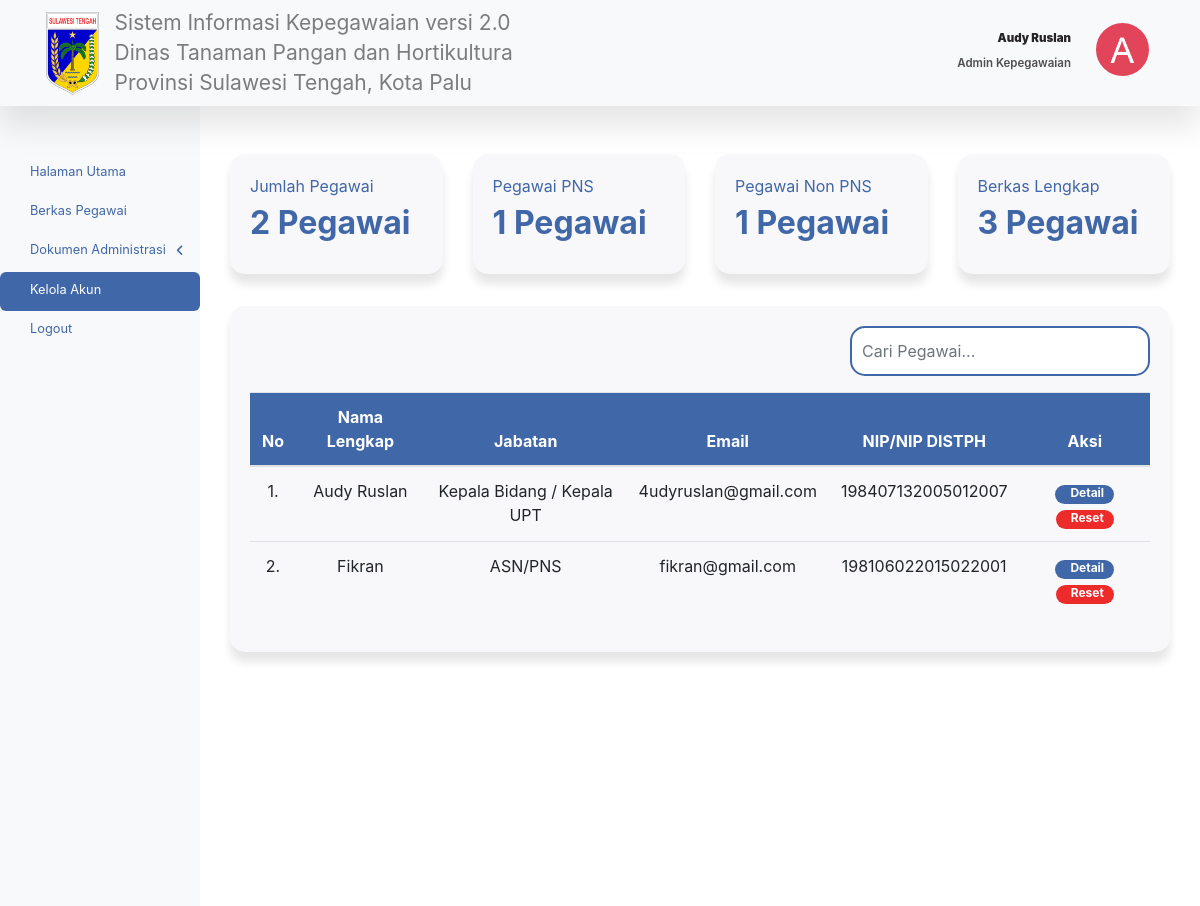
/kelola-akun.php (signed in), run on the app's committed database.
### tables this page shows
CREATE TABLE `tb_role` (
  `role_id` int(11) NOT NULL,
  `role` varchar(50) NOT NULL
);

CREATE TABLE `tb_pegawai` (
  `pegawai_id` int(11) NOT NULL,
  `role_id` int(11) NOT NULL,
  `jabatan_id` int(11) NOT NULL,
  `nama_lengkap` varchar(50) NOT NULL,
  `bidang` varchar(50) NOT NULL,
  `nip_pegawai` varchar(50) NOT NULL,
  `password_pegawai` varchar(255) NOT NULL,
  `tmp_lahir_pegawai` varchar(50) NOT NULL,
  `tgl_lahir_pegawai` date NOT NULL,
  `agama_pegawai` varchar(50) NOT NULL,
  `status_perkawinan` varchar(50) NOT NULL,
  `no_hp_pegawai` varchar(50) NOT NULL,
  `pangkat_pegawai` varchar(50) NOT NULL,
  `pendidikan_terakhir` varchar(50) NOT NULL,
  `npwp_pegawai` varchar(50) NOT NULL,
  `ktp_pegawai` varchar(50) NOT NULL,
  `kapreg_pegawai` varchar(50) NOT NULL,
  `email_pegawai` varchar(50) NOT NULL,
  `unit_organisasi` varchar(50) NOT NULL,
  `unit_kerja` varchar(50) NOT NULL,
  `nama_suami_istri` varchar(50) NOT NULL,
  `pekerjaan` varchar(50) NOT NULL,
  `nip_suami_istri` varchar(50) NOT NULL,
  `alamat_pegawai` text NOT NULL,
  `img_dir` varchar(50) NOT NULL
);

CREATE TABLE `tb_jabatan` (
  `jabatan_id` int(11) NOT NULL,
  `nama_jabatan` varchar(50) NOT NULL
);

### kelola-akun.php (the view, shortened to what this page needs)
<?php
    require 'layouts/header.php';
    require 'layouts/navbar.php';
    require 'layouts/sidebar.php';
?>
<main role="main" class="col-md-9 ml-sm-auto col-lg-10 main-content">
    <?php require_once 'layouts/data-pegawai.php'; ?>
    <div class="mt-3">
        <div class="card box-cari">
        <div class="card-body">
            <div class="d-flex justify-content-end">
            <input type="text" class="form-control col-4 mb-3" id="cariPegawaiAkun" placeholder="Cari Pegawai...">
            </div>
            <table class="table">
                <thead class="text-center" style="background-color: #4067A7; color: white;">
                    <tr>
                    <th>No</th>
                    <th>Nama Lengkap</th>
                    <th>Jabatan</th>
                    <th>Email</th>
                    <th>NIP/NIP DISTPH</th>
                    <th>Aksi</th>
                    </tr>
                </thead>
                <tbody class="text-center" id="pegawaiAkunTbody">
                    <?php
                    $no = 1;
                    $sqlPegawai = mysqli_query($conn, "SELECT * FROM tb_pegawai
                                                        INNER JOIN tb_jabatan
                                                        ON tb_pegawai.jabatan_id = tb_jabatan.jabatan_id");
                    while($row = mysqli_fetch_assoc($sqlPegawai)){
                    ?>
                        <tr>
                            <td><?= $no++; ?>.</td>
                            <td><?= $row["nama_lengkap"]; ?></td>
                            <td><?= $row["nama_jabatan"]; ?></td>
                            <td><?= $row["email_pegawai"]; ?></td>
                            <td><?= $row["nip_pegawai"]; ?></td>
                            <td>
                                <a href="detail-pegawai.php?pegawai_id=<?= $row["pegawai_id"]; ?>" class="badge badge-pill badge-primary">Detail</a>
                                <a href="#"  class="badge badge-pill badge-danger">Reset</a>
                            </td>
                        </tr>
                    <?php } ?>
                </tbody>
            </table>
        </div>
        </div>
    </div>
</main>
<?php
    require 'layouts/footer.php';
?>

### layouts/navbar.php (shortened to what this page needs)
<nav class="navbar navbar-expand-lg navbar-light navbar-custom">
    <a class="navbar-brand" href="home.php">
      <img src="assets/img/logo.png" alt="Logo">
    </a>
    <span class="navbar-text">
      Sistem Informasi Kepegawaian versi 2.0 Dinas Tanaman Pangan dan Hortikultura Provinsi Sulawesi Tengah, Kota Palu
    </span>
    <?php
      if($_SESSION["level"] == 1){
    ?>
    <div class="ml-auto">
      <div class="user-name">
        <h5><strong><?= $admin["nama_lengkap"]; ?></strong></h5>
        <p><?= $role["role"]; ?></p>
      </div>
      <img src="admin/image/<?= $admin["img_dir"]; ?>" class="user-profile" alt="User Image">
    </div>
    <?php } ?>
</nav>

### assets/css/style.css (style rules this page uses)
.navbar { max-height: 106px; }
.navbar-brand img { max-height: 50px; }
.navbar-custom { background-color: #f8f9fa; box-shadow: 0 20px 30px rgba(0,0,0,0.1); z-index: 2; }
.navbar-brand img { max-width: 54px; max-height: 83px; margin-left: 30px; }
.navbar-text { font-size: 21px; font-family: 'Inter', sans-serif; font-weight: 400; color: #302E2F; width: 430px; line-height: 30px; }
.user-name { text-align: right; line-height: 5px; margin-right: 25px; margin-top: 40px; margin-bottom: 32px; }
.user-name h5 { font-size: 11.5px; font-family: 'Inter', sans-serif; font-weight: 600; color: #252324; margin-bottom: 15px; }
.user-name p { font-size: 11.5px; font-family: 'Inter', sans-serif; font-weight: 600; color: #4F4D4E; }
.user-profile { height: 53px; width: 53px; margin-right: 35px; margin-top: 18px; margin-bottom: 26px; border-radius: 50%; overflow: hidden; }
.ml-auto { display: flex; align-items: center; }
.main-content { padding: 30px; margin-top: 18px; }
.card { text-align: left; border-radius: 15px; background-color: #F8F7F9; border: none; box-shadow: 0 10px 10px rgba(0,0,0,0.1); }
.box-cari input { height: 50px; border-radius: 15px; border: 2px solid #4067A7; padding: 10px; box-sizing: border-box; }
.badge-primary { background-color: #4067A7; }
.badge-primary { background-color: #4067A7; padding: 2px 10px 5px 15px; }
.badge-danger { background-color: #ED2B2B; padding: 2px 10px 5px 15px; }
h5 { color: #4067A7; font-weight: bold; }

### data on the page
tb_role: role "Admin Kepegawaian"
tb_pegawai: nama_lengkap "Audy Ruslan", jabatan.nama_jabatan "Kepala Bidang / Kepala UPT", email_pegawai "4udyruslan@gmail.com", nip_pegawai "198407132005012007"
tb_pegawai: nama_lengkap "Fikran", jabatan.nama_jabatan "ASN/PNS", email_pegawai "fikran@gmail.com", nip_pegawai "198106022015022001"

### other printed values
$admin["nama_lengkap"] "Audy Ruslan"
$totPegawai "2"
$totPegawaiPNS "1"
$totPegawaiNonPNS "1"
$totBerkas "3"
